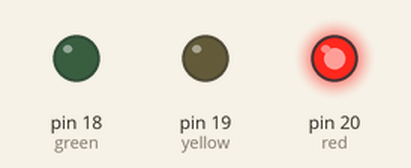
The program below on a simulated MicroPython board. Shown: output pins drawn as LEDs (lit = HIGH).

Above: at 0.2 s.
At 0.7 s:
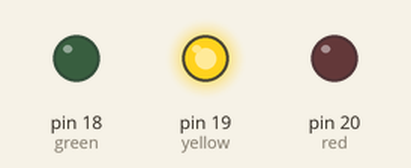
At 2.7 s:
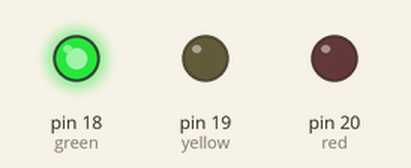
Timing chart, 0 to 3.5 s (numbered marks = the images above):
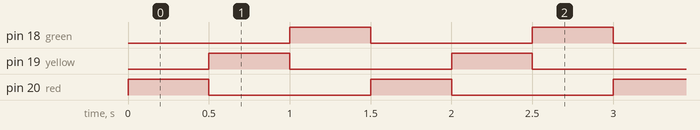

Measured:
- by itself, pin 18 (green), pin 19 (yellow), pin 20 (red): alternates HIGH for 0.50 s and LOW for 1.0 s
- by itself, everything shown: repeats every 1.5 s, in 3 steps

The program:

Day_2b.py
```python
'''
Cycling through LEDs
'''

# Imports
import time
from machine import Pin

# Set up Pin
red = Pin(20, Pin.OUT)
yellow = Pin(19, Pin.OUT)
green = Pin(18, Pin.OUT)

# Turn all LEDs off
red.value(0)
yellow.value(0)
green.value(0)

# Cycle through lights
while True:
    red.value(1)
    time.sleep(0.5)
    red.value(0)
    yellow.value(1)
    time.sleep(0.5)
    yellow.value(0)
    green.value(1)
    time.sleep(0.5)
    green.value(0)
```
